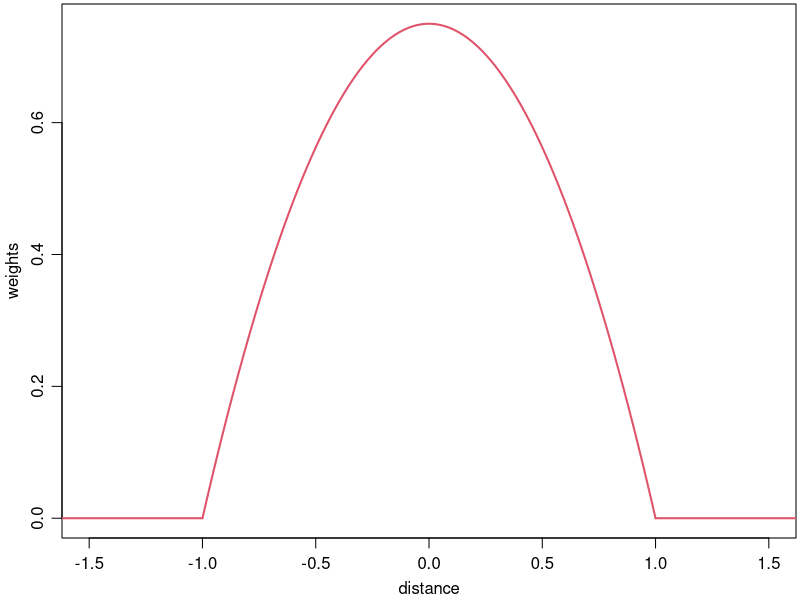

Generate this figure with R:
#autor:      Joao Sollari Lopes
#local:      INE, Lisboa
#Rversion:   3.6.1
#criado:     07.07.2017
#modificado: 06.12.2019

fnam <- "../images/svm_10.tiff"
tiff(file=fnam,units="in",width=3.5,height=3,res=300,compression="lzw")
par(mgp=c(2,0.75,0),mar=c(3.1,3.1,0.2,0.2))
x <- seq(-1,1,len=100)
y <- (3/4)*(1-x^2)
plot(x,y,type="l",col=2,lwd=2,xlim=c(-1.5,1.5),xlab="distance",ylab="weights")
lines(c(-1,-2),c(0,0),col=2,lwd=2)
lines(c(1,2),c(0,0),col=2,lwd=2)
dev.off()